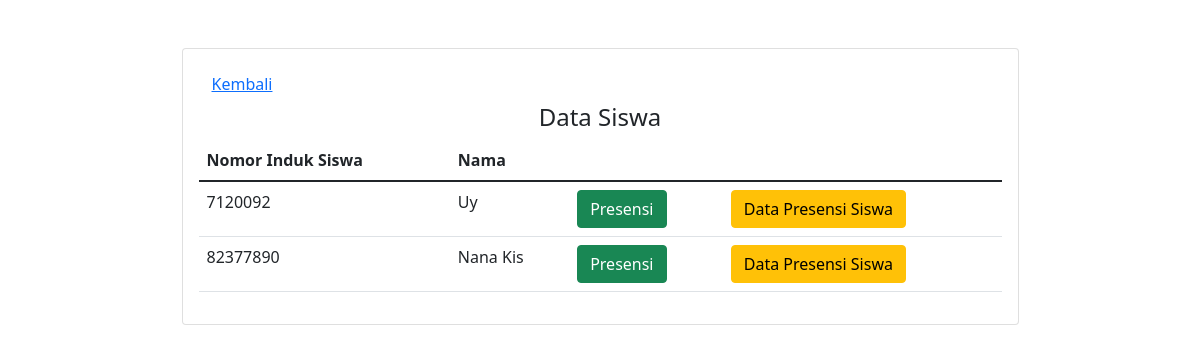
/kesiswaan/presensi/presensi_list.php?idkelasmapel=JDK001, run on an earlier commit of the app's database.
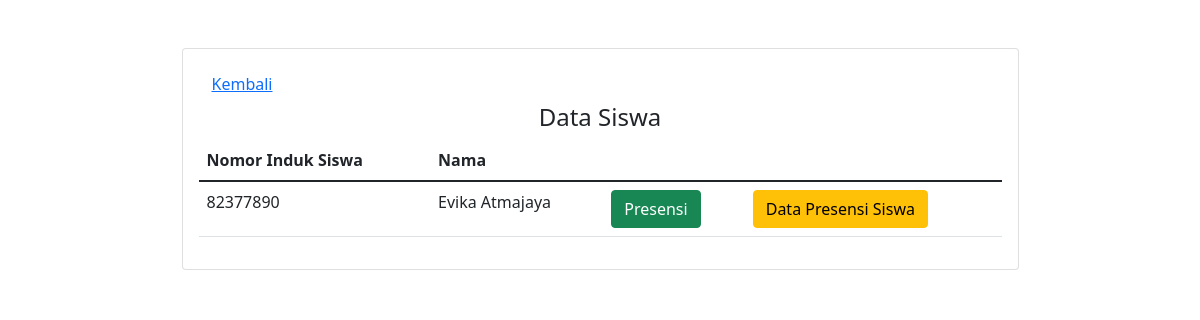
And on a later commit of the database.
### tables this page shows
CREATE TABLE `kelasMataPelajaran` (
  `idKelasMapel` varchar(10) NOT NULL,
  `idKelas` varchar(10) NOT NULL,
  `idMapel` varchar(10) NOT NULL,
  `nip` int(16) NOT NULL,
  `idJadwal` varchar(10) NOT NULL,
  `tahunPelajaran` varchar(9) NOT NULL
);

CREATE TABLE `siswa` (
  `nis` int(10) NOT NULL,
  `namaSiswa` varchar(30) NOT NULL,
  `tanggalLahirSiswa` date NOT NULL,
  `jenisKelaminSiswa` enum('Perempuan','Laki-laki') NOT NULL,
  `alamatSiswa` varchar(50) NOT NULL,
  `noTelpSiswa` varchar(16) NOT NULL,
  `namaOrangTua` varchar(30) NOT NULL,
  `kodeKompetensi` varchar(10) NOT NULL
);

### kesiswaan/presensi/presensi_list.php (the view, shortened to what this page needs)
<?php
include '../../conn.php';
$id = $_GET['idkelasmapel'];
$s = "SELECT * FROM kelasMataPelajaran INNER JOIN registrasiKelas on kelasMataPelajaran.idKelas = registrasiKelas.idKelas INNER JOIN kelas on registrasiKelas.idKelas = kelas.idKelas INNER JOIN siswa on registrasiKelas.nis = siswa.nis WHERE kelasMataPelajaran.idKelasMapel = '$id'";
$q = mysqli_query($conn,$s);
?>
<!DOCTYPE html>
<head>
    <link href="https://cdn.jsdelivr.net/npm/bootstrap@5.1.3/dist/css/bootstrap.min.css" rel="stylesheet">
</head>
<body>
    <div class="container">
        <div class="col-sm-9  mx-auto">
            <div class="card card-register my-5 card-body">
                <div>
                    <a class="btn btn-link" href="../kelasmapel_list.php">Kembali</a>
                </div>
                <h4 class="text-center"> Data Siswa </h4>
                <table class="table">
                    <thead>
                        <tr>
                            <th scope="col">Nomor Induk Siswa</th>
                            <th scope="col">Nama </th>
                        </tr>
                    </thead>
                    <tbody>
                    <?php
                        if(mysqli_num_rows($q)>0) {
                            while($fetch = mysqli_fetch_array($q)){
                                echo ("
                                <tr>
                                <td style: 'text-align : center'>".$fetch['nis']."</td>
                                <td style: 'text-align : center'>".$fetch['namaSiswa']."</td>
                                <td><a href='presensimapel.php?idsiswa=".$fetch['nis']."&&idkelasmapel=".$fetch['idKelasMapel']."' class='btn btn-success'> Presensi </a> </td>
                                <td><a href='presensi_siswa.php?idsiswa=".$fetch['nis']."&&idkelasmapel=".$fetch['idKelasMapel']."' class='btn btn-warning'> Data Presensi Siswa </a> </td>
                                ");
                            }} ?>
                    </tbody>
                </table>
            </div>
        </div>
    </div>
</body>
</html>

What changed in the data, as far as the page shows it:
no longer on one of the page's lists (row edited): kelasmatapelajaran: siswa.nis "82377890", siswa.namaSiswa "Nana Kis"
changed kelasmatapelajaran: siswa.nis "7120092" → "82377890"; siswa.namaSiswa "Uy" → "Evika Atmajaya"
